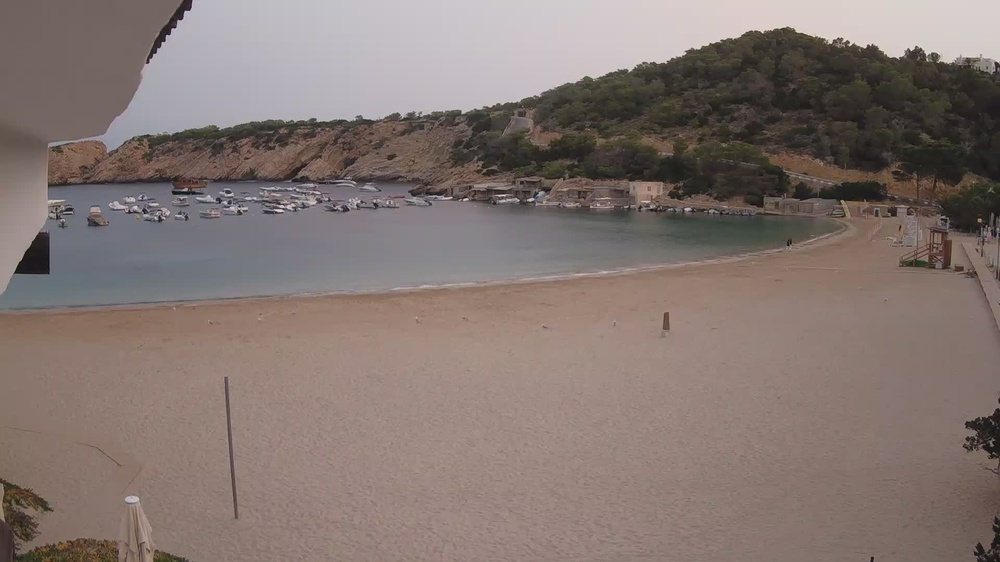
#> input picture data/raw/1660366800.jpg, 1000 x 562 px, shrunk from 1920 x 1080 before the run
$ python -i intensity.py   (imports and definitions only)
#> lines starting #> are read from the running program, lines starting #| are printed output that depends on the picture
#> further down, picture is the input picture: shape (562, 1000, 3); mean B, G, R 113.2, 117.8, 131.5
"""Intensity and contrast enhancement functions."""

import cv2
import numpy as np
from typing import Tuple


def clahe_on_L(img_bgr: np.ndarray, clip_limit: float = 2.0, grid_size: Tuple[int, int] = (8, 8)) -> Tuple[np.ndarray, np.ndarray]:
    """Apply CLAHE on the L channel in LAB space."""
#> called with clip_limit = 2, grid_size = (8, 8)
    lab = cv2.cvtColor(img_bgr, cv2.COLOR_BGR2LAB)
#> lab: shape (562, 1000, 3); mean of channels 0, 1, 2 128.1, 132.5, 132.7
    L, a, b = cv2.split(lab)
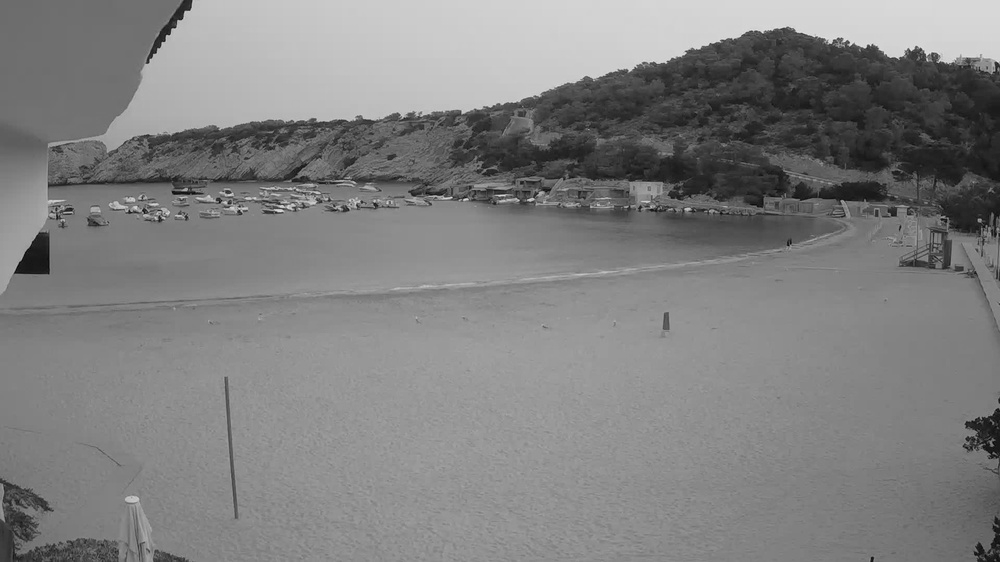
#> L: shape (562, 1000); min 7, max 229, mean 128.1
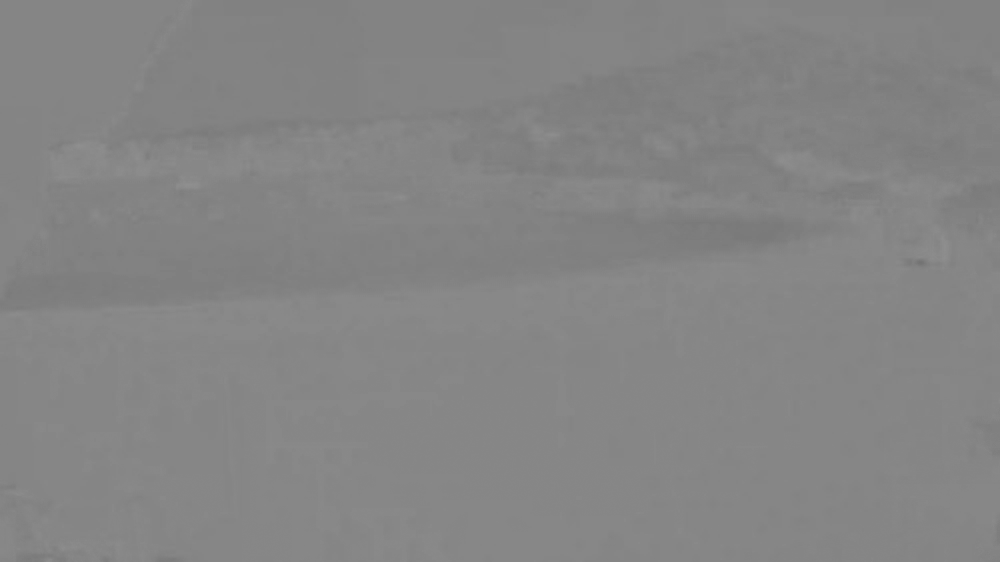
#> a: shape (562, 1000); min 115, max 143, mean 132.5
    clahe = cv2.createCLAHE(clipLimit=clip_limit, tileGridSize=grid_size)
    L_enhanced = clahe.apply(L)
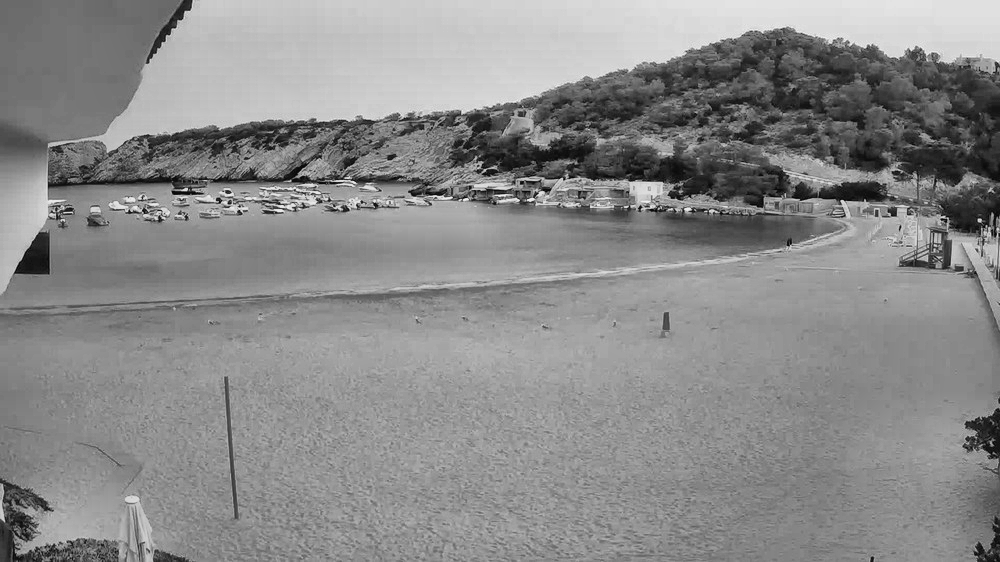
#> L_enhanced: shape (562, 1000); min 4, max 243, mean 138.2
    enhanced = cv2.cvtColor(cv2.merge([L_enhanced, a, b]), cv2.COLOR_LAB2BGR)
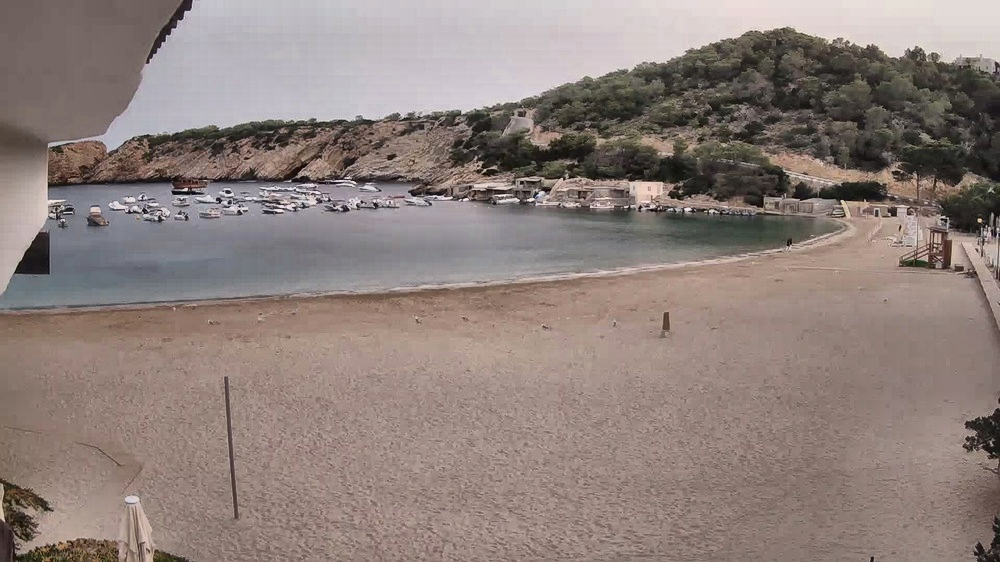
#> enhanced: shape (562, 1000, 3); mean B, G, R 123.1, 128.1, 141.9
    return enhanced, L_enhanced

>>> import cv2
>>> picture = cv2.imread('../data/raw/1660366800.jpg')
>>> result = clahe_on_L(picture)

$ run again, on data/raw/1660370400.jpg
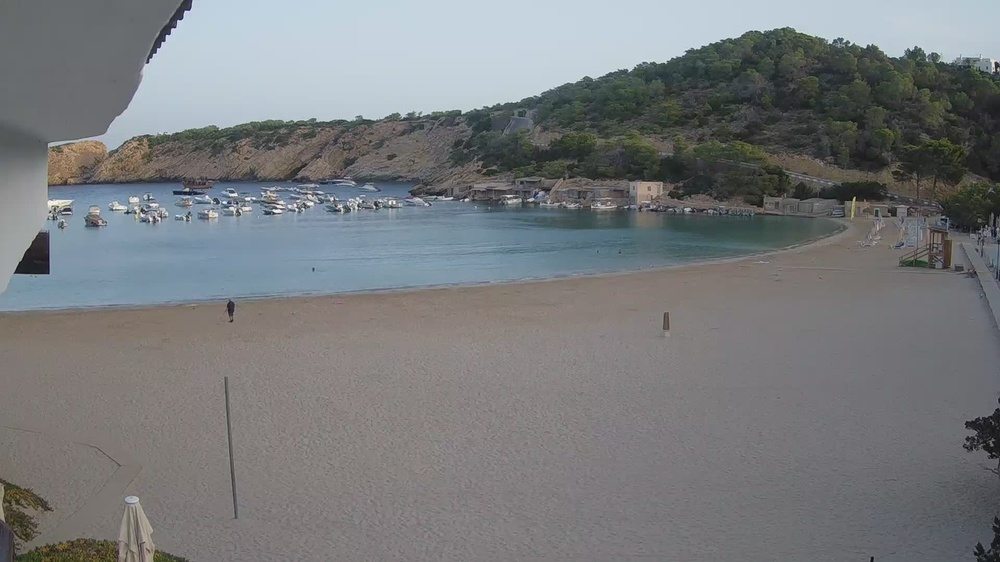
#> input picture data/raw/1660370400.jpg, 1000 x 562 px, shrunk from 1920 x 1080 before the run
#> picture is the input picture: shape (562, 1000, 3); mean B, G, R 124.3, 122.3, 119.9
#> lab: shape (562, 1000, 3); mean of channels 0, 1, 2 129.5, 127.6, 126.8
#> in clahe_on_L, `L_enhanced = clahe.apply(L)`:
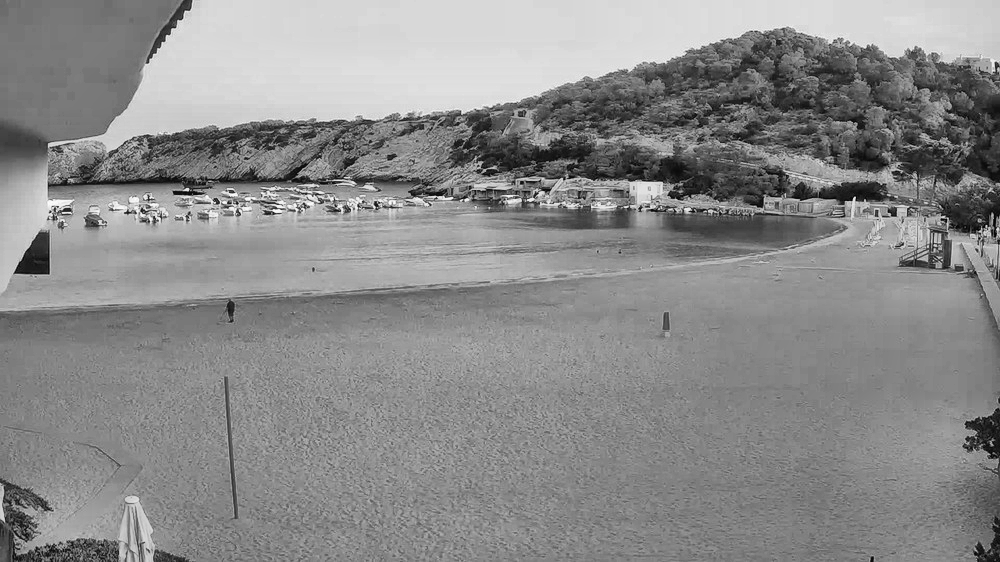
#> L_enhanced: shape (562, 1000); min 3, max 254, mean 138.8
#> in clahe_on_L, `enhanced = cv2.cvtColor(cv2.merge([L_enhanced, a, b]), cv2.COLOR_LAB2B..`:
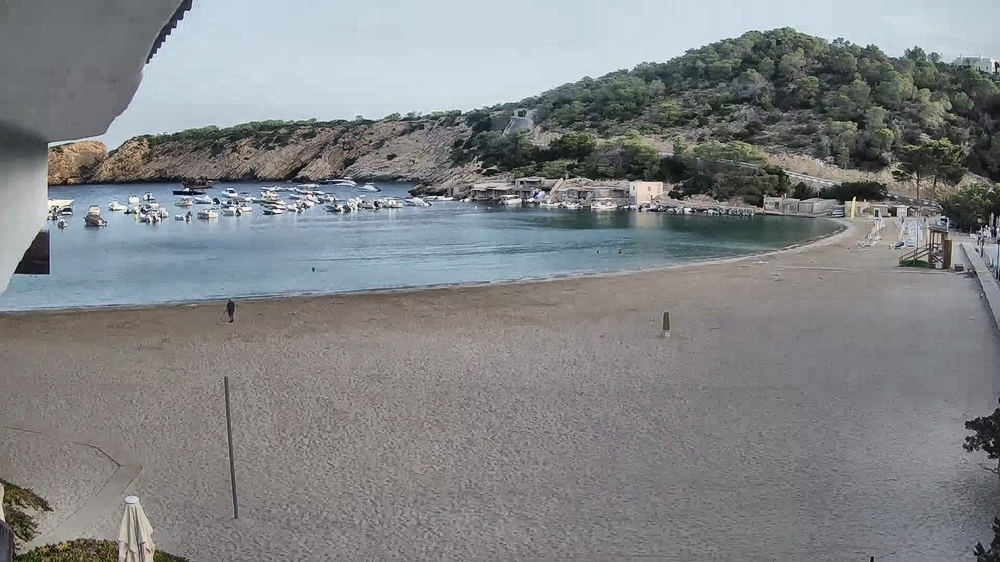
#> enhanced: shape (562, 1000, 3); mean B, G, R 133.7, 131.9, 129.3

$ run again, on data/raw/1660374000.jpg
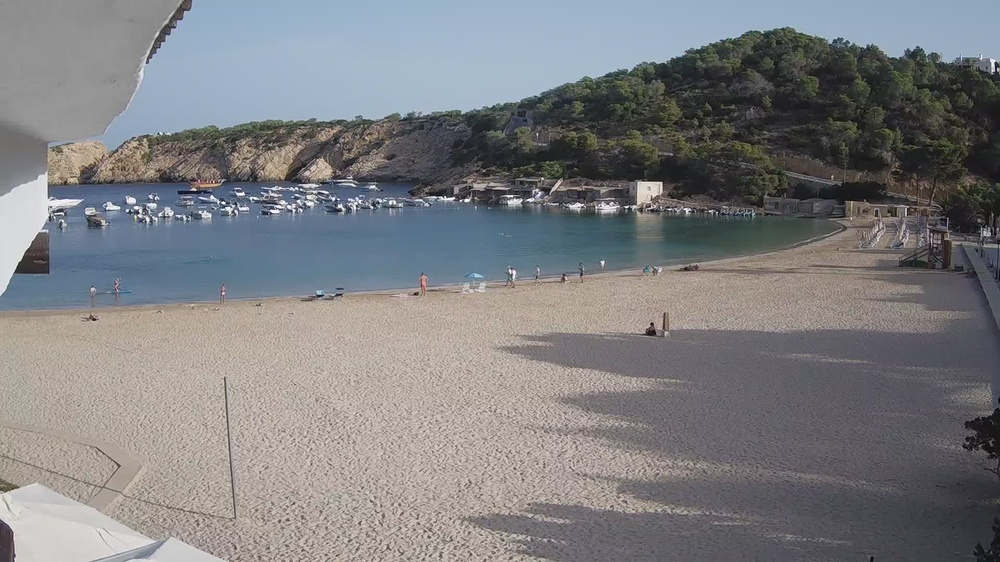
#> input picture data/raw/1660374000.jpg, 1000 x 562 px, shrunk from 1920 x 1080 before the run
#> picture is the input picture: shape (562, 1000, 3); mean B, G, R 129, 126.2, 126
#> lab: shape (562, 1000, 3); mean of channels 0, 1, 2 133.4, 128.8, 126.6
#> in clahe_on_L, `L, a, b = cv2.split(lab)`:
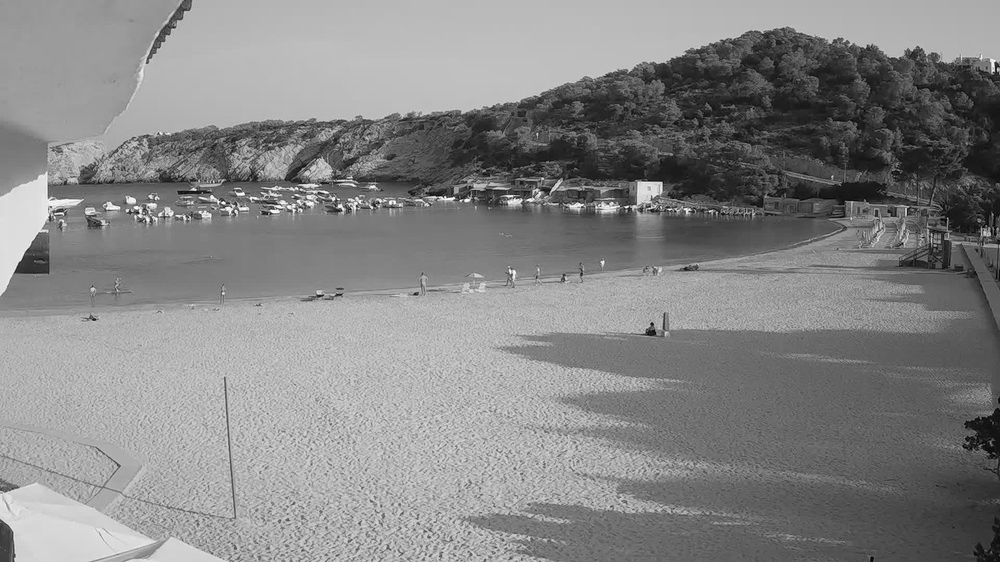
#> L: shape (562, 1000); min 1, max 255, mean 133.4
#> in clahe_on_L, `enhanced = cv2.cvtColor(cv2.merge([L_enhanced, a, b]), cv2.COLOR_LAB2B..`:
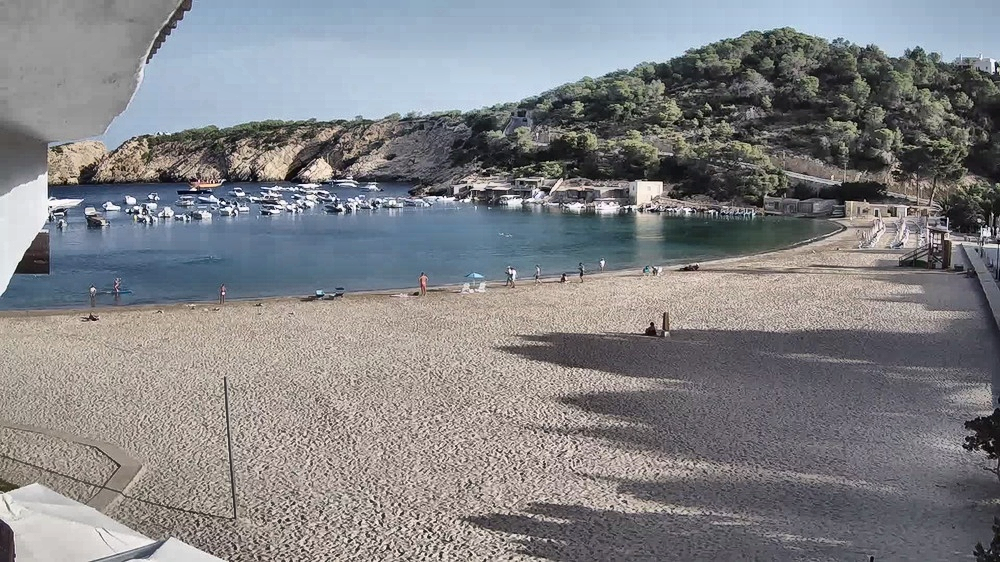
#> enhanced: shape (562, 1000, 3); mean B, G, R 133.2, 130.5, 130.2
